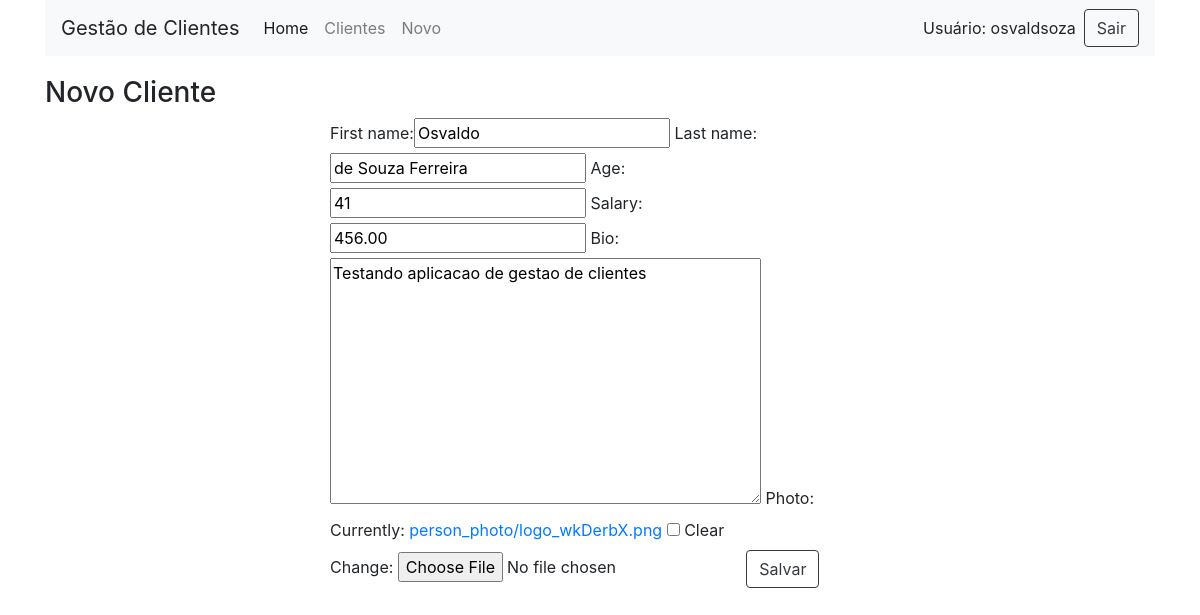
/clientes/update/1/ (signed in), run on an earlier commit of the app's database.
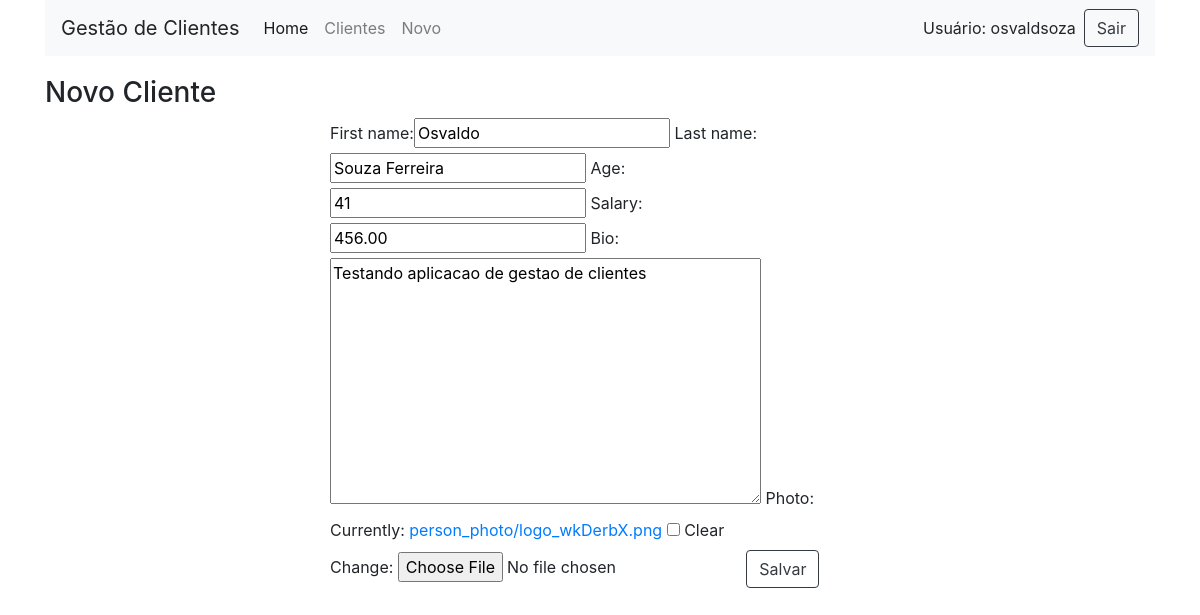
And on a later commit of the database.
### clientes/models.py (models this page shows, shortened)
class Person(models.Model):
    first_name = models.CharField(max_length=30)
    last_name = models.CharField(max_length=30)
    age = models.IntegerField()
    salary = models.DecimalField(max_digits=5, decimal_places=2)
    bio = models.TextField()
    photo = models.ImageField(upload_to='person_photo', null=True, blank=True)

### clientes/views.py (the view)
# urls.py: path('update/<int:id>/', person_update, name="person_update"),
@login_required
def person_update(request, id):
    person = get_object_or_404(Person, pk=id)
    form = PersonForm(request.POST or None, request.FILES or None, instance=person)
    if form.is_valid():
        form.save()
        return redirect('person_list')
    return render(request, 'person_form.html', {'form': form})

### clientes/forms.py
class PersonForm(ModelForm):
    class Meta:
        model = Person
        fields = ['first_name', 'last_name', 'age', 'salary', 'bio', 'photo']

### clientes/templates/person_form.html (shortened to what this page needs)
{% extends 'layout_base.html' %}
{% load bootstrap %}
{% block main %}
<h3 style="margin-top:20px;">Novo Cliente</h3>
<div class="form">
    <div class="row">
        <div class="col-sm-3">
        </div>
        <div class="col-sm-6">
            <form method="post" enctype="multipart/form-data">
                {{form | bootstrap}}
                <button type="submit" class="btn btn-outline-dark">Salvar</button>
            </form>
        </div>
        <div class="col-sm-3">
        </div>
    </div>
</div>
{% endblock%}

### templates/layout_base.html (shortened to what this page needs)
{% load static %}
<!DOCTYPE html>
<html lang="en">
<head>
    <link rel="stylesheet" href="{% static 'bootstrap-4.0.0/dist/css/bootstrap.min.css' %}">
</head>
<body>
<div class="container">
    {% if user.is_authenticated %}
    <nav class="navbar navbar-expand-lg navbar-light bg-light">
        <a class="navbar-brand">Gestão de Clientes</a>
        <div class="collapse navbar-collapse" id="navbarNav">
            <ul class="navbar-nav">
                <li class="nav-item active">
                    <a class="nav-link" href="{% url 'home' %}">Home <span class="sr-only">(current)</span></a>
                </li>
                <li class="nav-item">
                    <a class="nav-link" href="{% url 'person_list' %}">Clientes</a>
                </li>
                <li class="nav-item">
                    <a class="nav-link" href="{% url 'person_new' %}">Novo</a>
                </li>
            </ul>
        </div>
        <form class="form-inline">
            <label class="mr-sm-2"> {% if user.is_authenticated %}
                Usuário: {{ user.username }}
                {% endif %}</label>
            <a class="btn btn-outline-dark my-2 my-sm-0" href="{% url 'logout' %}">Sair</a>
        </form>
    </nav>
    {% endif %}
    {% block main%}
    {% endblock%}
</div>
</body>
</html>

What changed in the data, as far as the page shows it:
changed Person "Osvaldo": last_name "de Souza Ferreira" → "Souza Ferreira"
